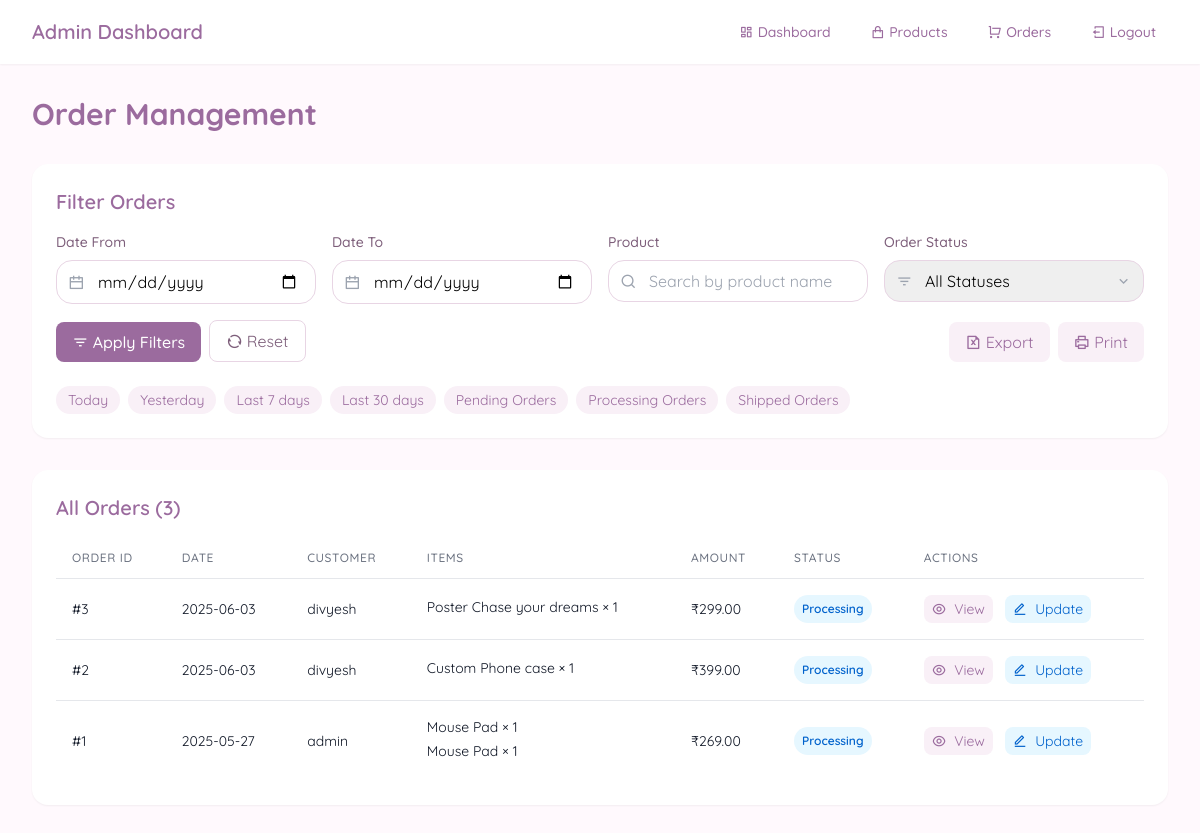
Before: /admin/orders (signed in) with the older database file.
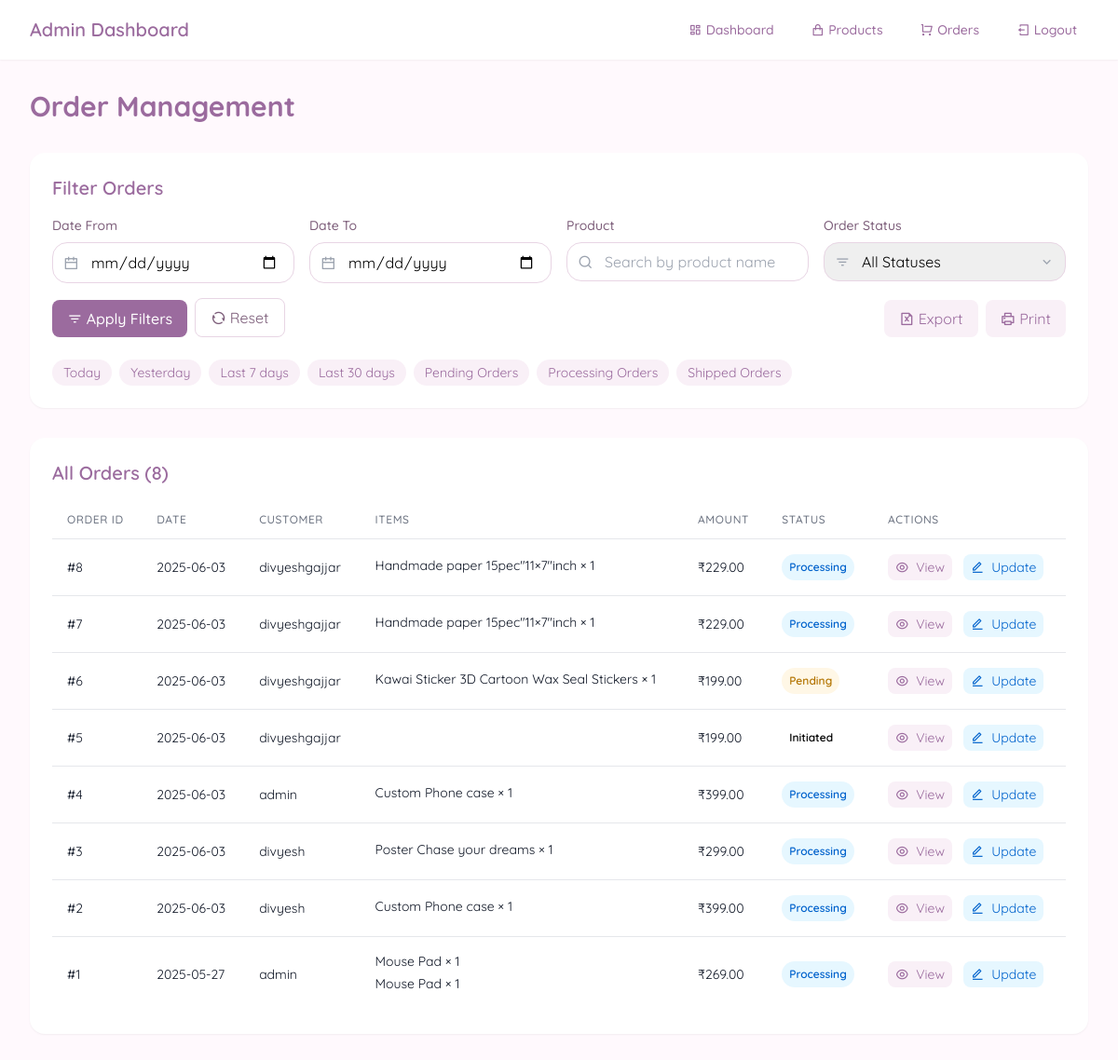
After: the same page with the newer database file.
### app.py (models this page shows, shortened)
class Order(db.Model):
    id = db.Column(db.Integer, primary_key=True)
    user_id = db.Column(db.Integer, db.ForeignKey('user.id'), nullable=False)
    order_date = db.Column(db.DateTime, nullable=False)
    status = db.Column(db.String(20), default='pending')
    total_amount = db.Column(db.Float, nullable=False)
    items = db.relationship('OrderItem', backref='order', lazy=True)
    customer_name = db.Column(db.String(100))
    email = db.Column(db.String(120))
    phone = db.Column(db.String(20))
    address = db.Column(db.Text)
    payment_method = db.Column(db.String(50), default='Credit Card')
    payment_status = db.Column(db.String(20), default='Paid')
    tracking_number = db.Column(db.String(50))
    razorpay_order_id = db.Column(db.String(100), unique=True, nullable=True) # Add field to store Razorpay order ID

class User(UserMixin, db.Model):
    id = db.Column(db.Integer, primary_key=True)
    username = db.Column(db.String(80), unique=True, nullable=False)
    email = db.Column(db.String(120), unique=True, nullable=False)
    password_hash = db.Column(db.String(128))
    user_type = db.Column(db.String(20), default='customer')  # 'customer' or 'admin'
    orders = db.relationship('Order', backref='user', lazy=True)
    wishlists = db.relationship('Wishlist', backref='user', lazy=True)

class OrderItem(db.Model):
    id = db.Column(db.Integer, primary_key=True)
    order_id = db.Column(db.Integer, db.ForeignKey('order.id'), nullable=False)
    product_name = db.Column(db.String(100), nullable=False)
    quantity = db.Column(db.Integer, nullable=False)
    price = db.Column(db.Float, nullable=False)
    model = db.Column(db.String(100))  # Add model field for customization
    custom_image = db.Column(db.String(255))  # New field for customization image

### app.py (the view, shortened to what this page needs)
@app.route('/admin/orders')
@login_required
def admin_orders():
    if not (current_user.user_type == 'admin' or session.get('is_special_admin')):
        flash('Access denied', 'error')
        return redirect(url_for('index'))
    date_from = request.args.get('date_from')
    date_to = request.args.get('date_to')
    product_search = request.args.get('product')
    status = request.args.get('status')
    query = Order.query
    if date_from:
        try:
            date_from = datetime.strptime(date_from, '%Y-%m-%d')
            query = query.filter(Order.order_date >= date_from)
        except ValueError:
            flash('Invalid date format for "Date From"')
    if status:
        query = query.filter(Order.status == status)
    orders = query.order_by(Order.order_date.desc()).all()
    return render_template('admin_orders.html', orders=orders)

### app.py (called while the page is built)
@login_manager.user_loader
def load_user(user_id):
    return User.query.get(int(user_id))

### templates/admin_orders.html (shortened to what this page needs)
<!DOCTYPE html>
<html lang="en">
<head>
    <script src="https://cdn.tailwindcss.com/3.4.16"></script>
    <link href="https://cdnjs.cloudflare.com/ajax/libs/remixicon/4.6.0/remixicon.min.css" rel="stylesheet">
</head>
<body>
    <nav class="bg-white/90 backdrop-blur-sm sticky top-0 z-50 shadow-sm">
        <div class="max-w-7xl mx-auto px-4 sm:px-6 lg:px-8">
            <div class="flex justify-between items-center h-16">
                <div class="flex-shrink-0 flex items-center">
                    <a href="/admin/dashboard" class="font-semibold text-xl text-primary">Admin Dashboard</a>
                </div>
                <div class="flex items-center space-x-4">
                    <a href="/admin/dashboard" class="text-primary hover:text-[#D4B6D0] px-3 py-2 text-sm font-medium">
                        <i class="ri-dashboard-line mr-1"></i>Dashboard
                    </a>
                    <a href="/admin/add_product" class="text-primary hover:text-[#D4B6D0] px-3 py-2 text-sm font-medium">
                        <i class="ri-shopping-bag-line mr-1"></i>Products
                    </a>
                    <a href="/admin/orders" class="text-primary hover:text-[#D4B6D0] px-3 py-2 text-sm font-medium font-bold">
                        <i class="ri-shopping-cart-line mr-1"></i>Orders
                    </a>
                    <a href="{{ url_for('logout') }}" class="text-primary hover:text-[#D4B6D0] px-3 py-2 text-sm font-medium">
                        <i class="ri-logout-box-line mr-1"></i>Logout
                    </a>
                </div>
            </div>
        </div>
    </nav>
    <div class="max-w-7xl mx-auto px-4 sm:px-6 lg:px-8 py-8">
        <div class="flex justify-between items-center mb-8">
            <h2 class="text-3xl font-bold text-primary">Order Management</h2>
        </div>
        <div class="bg-white rounded-lg shadow-sm p-6 mb-8">
            <h3 class="text-xl font-semibold text-primary mb-4">Filter Orders</h3>
            <form method="GET" action="{{ url_for('admin_orders') }}" class="grid grid-cols-1 md:grid-cols-4 gap-4">
                <div>
                    <label class="block text-sm font-medium text-[#7D5E7A] mb-2">Date From</label>
                    <div class="relative">
                        <div class="absolute inset-y-0 left-0 pl-3 flex items-center pointer-events-none">
                        </div>
                        <input type="date" name="date_from" value="{{ request.args.get('date_from', '') }}"
                            class="w-full pl-10 px-4 py-2 border border-[#E8D5E4] rounded-lg focus:outline-none focus:ring-2 focus:ring-[#E8D5E4]">
                    </div>
                </div>
                <div>
                    <label class="block text-sm font-medium text-[#7D5E7A] mb-2">Date To</label>
                    <div class="relative">
                        <div class="absolute inset-y-0 left-0 pl-3 flex items-center pointer-events-none">
                        </div>
                        <input type="date" name="date_to" value="{{ request.args.get('date_to', '') }}"
                            class="w-full pl-10 px-4 py-2 border border-[#E8D5E4] rounded-lg focus:outline-none focus:ring-2 focus:ring-[#E8D5E4]">
                    </div>
                </div>
                <div>
                    <label class="block text-sm font-medium text-[#7D5E7A] mb-2">Product</label>
                    <div class="relative">
                        <div class="absolute inset-y-0 left-0 pl-3 flex items-center pointer-events-none">
                        </div>
                        <input type="text" name="product" value="{{ request.args.get('product', '') }}" placeholder="Search by product name"
                            class="w-full pl-10 px-4 py-2 border border-[#E8D5E4] rounded-lg focus:outline-none focus:ring-2 focus:ring-[#E8D5E4]">
                    </div>
                </div>
                <div>
                    <label class="block text-sm font-medium text-[#7D5E7A] mb-2">Order Status</label>
                    <div class="relative">
                        <div class="absolute inset-y-0 left-0 pl-3 flex items-center pointer-events-none">
                        </div>
                        <select name="status" class="w-full pl-10 px-4 py-2 border border-[#E8D5E4] rounded-lg focus:outline-none focus:ring-2 focus:ring-[#E8D5E4] appearance-none">
                            <option value="">All Statuses</option>
                        </select>
                        <div class="absolute inset-y-0 right-0 flex items-center pr-3 pointer-events-none">
                        </div>
                    </div>
                </div>
                <div class="flex items-end md:col-span-4 gap-2">
                    <button type="submit" class="bg-primary hover:bg-[#D4B6D0] text-white px-4 py-2 rounded-button font-medium transition-all duration-300 flex items-center">
                        <i class="ri-filter-3-line mr-1"></i> Apply Filters
                    </button>
                    <a href="{{ url_for('admin_orders') }}" class="px-4 py-2 border border-[#E8D5E4] text-[#7D5E7A] rounded-button hover:bg-[#F9F0F7] transition-all duration-300 flex items-center">
                        <i class="ri-refresh-line mr-1"></i> Reset
                    </a>
                    <div class="ml-auto flex gap-2">
                        <button type="button" class="px-4 py-2 bg-[#F9F0F7] text-primary rounded-button hover:bg-[#E8D5E4] transition-all duration-300 flex items-center">
                            <i class="ri-file-excel-line mr-1"></i> Export
                        </button>
                        <button type="button" class="px-4 py-2 bg-[#F9F0F7] text-primary rounded-button hover:bg-[#E8D5E4] transition-all duration-300 flex items-center">
                            <i class="ri-printer-line mr-1"></i> Print
                        </button>
                    </div>
                </div>
                <div class="md:col-span-4 flex flex-wrap gap-2 mt-2">
                    <button type="button" onclick="quickFilter('today')" class="px-3 py-1 text-sm bg-[#F9F0F7] text-primary rounded-full hover:bg-[#E8D5E4] transition-all duration-300">
                        Today
                    </button>
                    <button type="button" onclick="quickFilter('yesterday')" class="px-3 py-1 text-sm bg-[#F9F0F7] text-primary rounded-full hover:bg-[#E8D5E4] transition-all duration-300">
                        Yesterday
                    </button>
                    <button type="button" onclick="quickFilter('last7days')" class="px-3 py-1 text-sm bg-[#F9F0F7] text-primary rounded-full hover:bg-[#E8D5E4] transition-all duration-300">
                        Last 7 days
                    </button>
                    <button type="button" onclick="quickFilter('last30days')" class="px-3 py-1 text-sm bg-[#F9F0F7] text-primary rounded-full hover:bg-[#E8D5E4] transition-all duration-300">
                        Last 30 days
                    </button>
                    <button type="button" onclick="quickFilter('pending')" class="px-3 py-1 text-sm bg-[#F9F0F7] text-primary rounded-full hover:bg-[#E8D5E4] transition-all duration-300">
                        Pending Orders
                    </button>
                    <button type="button" onclick="quickFilter('processing')" class="px-3 py-1 text-sm bg-[#F9F0F7] text-primary rounded-full hover:bg-[#E8D5E4] transition-all duration-300">
                        Processing Orders
                    </button>
                    <button type="button" onclick="quickFilter('shipped')" class="px-3 py-1 text-sm bg-[#F9F0F7] text-primary rounded-full hover:bg-[#E8D5E4] transition-all duration-300">
                        Shipped Orders
                    </button>
                </div>
            </form>
        </div>
        <div class="bg-white rounded-lg shadow-sm p-6">
            <h3 class="text-xl font-semibold text-primary mb-4">All Orders ({{ orders|length }})</h3>
            {% if orders %}
            <div class="overflow-x-auto">
                <table class="min-w-full divide-y divide-gray-200">
                    <thead>
                        <tr>
                            <th class="px-4 py-3 text-left text-xs font-medium text-gray-500 uppercase tracking-wider">Order ID</th>
                            <th class="px-4 py-3 text-left text-xs font-medium text-gray-500 uppercase tracking-wider">Date</th>
                            <th class="px-4 py-3 text-left text-xs font-medium text-gray-500 uppercase tracking-wider">Customer</th>
                            <th class="px-4 py-3 text-left text-xs font-medium text-gray-500 uppercase tracking-wider">Items</th>
                            <th class="px-4 py-3 text-left text-xs font-medium text-gray-500 uppercase tracking-wider">Amount</th>
                            <th class="px-4 py-3 text-left text-xs font-medium text-gray-500 uppercase tracking-wider">Status</th>
                            <th class="px-4 py-3 text-left text-xs font-medium text-gray-500 uppercase tracking-wider">Actions</th>
                        </tr>
                    </thead>
                    <tbody class="bg-white divide-y divide-gray-200">
                        {% for order in orders %}
                        <tr>
                            <td class="px-4 py-4 whitespace-nowrap text-sm text-gray-900">#{{ order.id }}</td>
                            <td class="px-4 py-4 whitespace-nowrap text-sm text-gray-900">{{ order.order_date.strftime('%Y-%m-%d') }}</td>
                            <td class="px-4 py-4 whitespace-nowrap text-sm text-gray-900">{{ order.user.username }}</td>
                            <td class="px-4 py-4 text-sm text-gray-900">
                                {% for item in order.items %}
                                <div class="mb-1">{{ item.product_name }} × {{ item.quantity }}</div>
                                {% endfor %}
                            </td>
                            <td class="px-4 py-4 whitespace-nowrap text-sm text-gray-900">₹{{ "%.2f"|format(order.total_amount) }}</td>
                            <td class="px-4 py-4 whitespace-nowrap">
                                <span class="px-2 py-1 inline-flex text-xs leading-5 font-semibold rounded-full status-{{ order.status }}">
                                    {{ order.status|title }}
                                </span>
                            </td>
                            <td class="px-4 py-4 whitespace-nowrap text-sm space-x-2">
                                <button onclick="openOrderDetails({{ order.id }})" class="text-primary hover:text-[#D4B6D0] bg-[#F9F0F7] px-2 py-1 rounded">
                                    <i class="ri-eye-line mr-1"></i> View
                                </button>
                                <button onclick="openUpdateStatus({{ order.id }}, '{{ order.status }}')" class="text-[#0062cc] hover:text-[#0050b3] bg-[#e6f7ff] px-2 py-1 rounded">
                                    <i class="ri-edit-line mr-1"></i> Update
                                </button>
                            </td>
                        </tr>
                        {% endfor %}
                    </tbody>
                </table>
            </div>
            {% else %}
            <div class="py-8 text-center text-gray-500">
                <i class="ri-shopping-bag-line text-5xl mb-4"></i>
                <p>No orders found matching your criteria</p>
            </div>
            {% endif %}
        </div>
    </div>
</body>
</html>

### templates/admin_orders.html (style rules this page uses)
body { font-family: 'Quicksand', sans-serif; background-color: #FFF9FD; }
.status-pending { background-color: #fff7e6; color: #b37400; }
.status-processing { background-color: #e6f7ff; color: #0062cc; }

Changed rows visible on the page:
added Order: id "8", order_date "2025-06-03", user.username "divyeshgajjar", total_amount "229.00", status "Processing"
added OrderItem: product_name "Handmade paper 15pec\"11×7\"inch", quantity "1", shown under "8"
added Order: id "7", order_date "2025-06-03", user.username "divyeshgajjar", total_amount "229.00", status "Processing"
added OrderItem: product_name "Handmade paper 15pec\"11×7\"inch", quantity "1", shown under "7"
added Order: id "6", order_date "2025-06-03", user.username "divyeshgajjar", total_amount "199.00", status "Pending"
added OrderItem: product_name "Kawai Sticker 3D Cartoon Wax Seal Stickers", quantity "1", shown under "6"
added Order: id "5", order_date "2025-06-03", user.username "divyeshgajjar", total_amount "199.00", status "Initiated"
added Order: id "4", order_date "2025-06-03", user.username "admin", total_amount "399.00", status "Processing"
added OrderItem: product_name "Custom Phone case", quantity "1", shown under "4"
Other visible differences:
{{ orders|length }}: "3" → "8"
